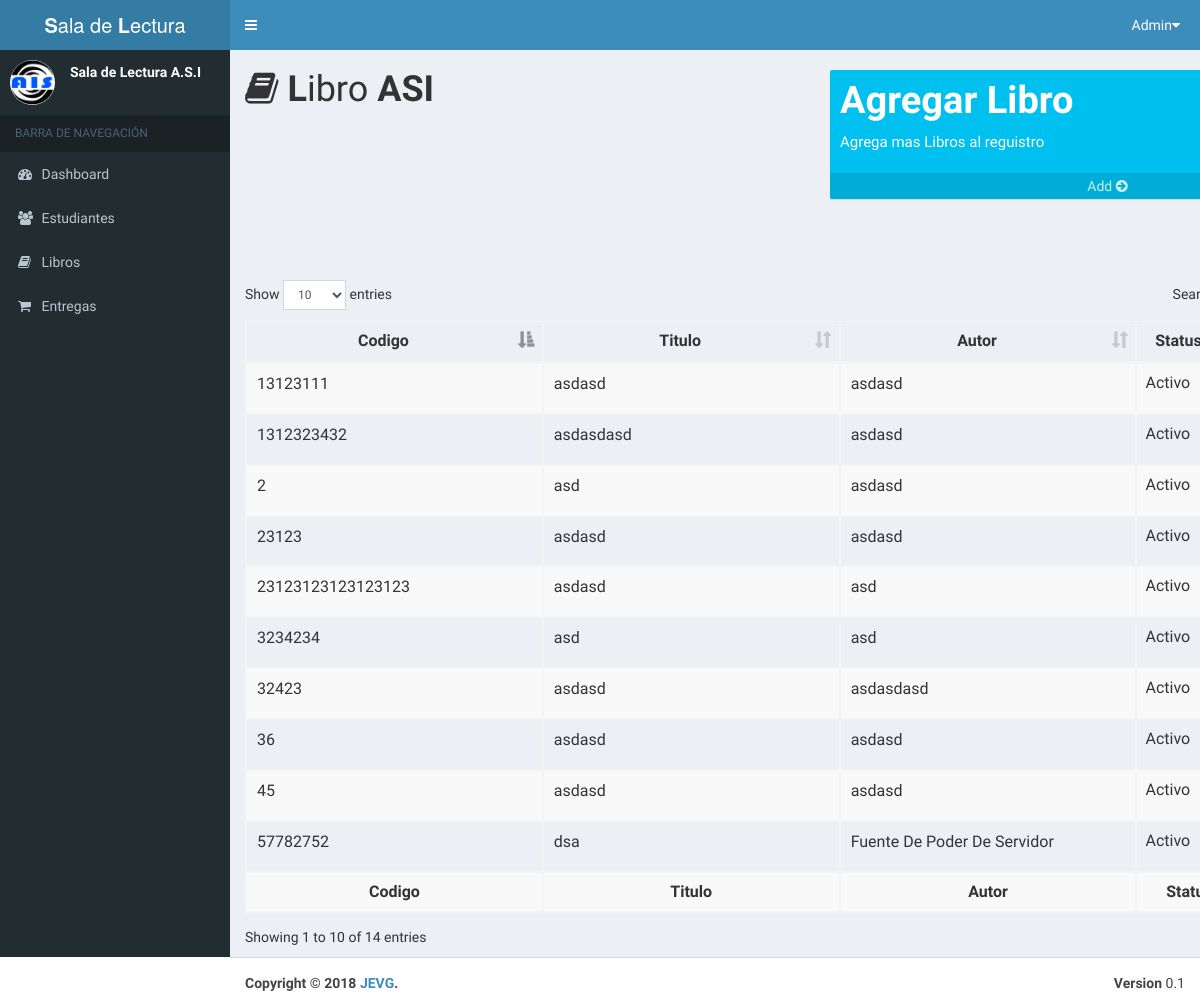
The page /Book/Index (signed in) on the database its author committed.
### tables this page shows
CREATE TABLE IF NOT EXISTS `books` (
  `id` int(10) unsigned NOT NULL AUTO_INCREMENT,
  `code` varchar(50) NOT NULL,
  `autor` varchar(50) NOT NULL,
  `title` varchar(50) NOT NULL,
  `status` int(11) DEFAULT NULL,
  PRIMARY KEY (`id`),
  UNIQUE KEY `code` (`code`)
);

### libs/view.php (called while the page is built, shortened)
<?php
    class View{
        public function render($name){
            require_once 'views/'.$name.'.php';
        }
    }

### controllers/book.php (called while the page is built, shortened)
<?php
    class Book extends Controller{
        public function __construct(){
            $this->view->mensaje= '';
            $this->view->book= [];
            $this->view->estudent=[];
        }
        public function Index(){
            $book= $this->model->LoadBook();
            $estudent= $this->model->LoadEstudent();
            $this->view->book=$book;
            $this->view->estudent=$estudent;
            $this->view->render('book/index');
        }
    }

### index.php (called while the page is built, shortened)
<?php
   require_once 'libs/database.php';
   require_once 'libs/view.php';
   $app=new App();

### models/BookModel.php (called while the page is built, shortened)
<?php
    class BookModel extends Model{
        public function LoadBook(){
            $items=[];
            try{
                $query= $this->db->connect()->query('SELECT * FROM books');
                while($row = $query->fetch()){
                    $item=new TableBook();
                    $item->id=$row['id'];
                    $item->code=$row['code'];
                    $item->autor=$row['autor'];
                    $item->title=$row['title'];
                    $item->status=$row['status'];
                    array_push($items, $item);
                }
                return $items;
            }catch(PDOException $e){
                return [];
            }
        }
    }

### libs/database.php (called while the page is built)
<?php
    class Database{
        private $host;
        private $user;
        private $pass;
        private $db;
        private $charset;
        public function __construct(){
            $this->host=constant('HOST');
            $this->db=constant('DB');
            $this->user=constant('USER');
            $this->pass=constant('PASSWORD');
            $this->charset=constant('CHARSET');
        }
        function connect(){
            try{
                $connection="mysql:host=". $this->host .";dbname=". $this->db .";charset=". $this->charset;
                $options=[
                    PDO::ATTR_ERRMODE            => PDO::ERRMODE_EXCEPTION,
                    PDO::ATTR_EMULATE_PREPARES   => false
                ];
                $pdo=new PDO($connection, $this->user, $this->pass, $options);
                return $pdo;
            }catch(PDOExection $e){
                print_r('Error de coneción:'.$e->getMenssage());
            }
        }
    }

### views/book/index.php (the view, shortened to what this page needs)
<?php require 'views/layouts/newTemplate.php'; ?>
<?php include 'views/modales/add.book.php'; ?>
<main>
<div class='container'>
        <div class="row">
            <div class='col-xs-6 col-lg-6 col-md-6'>
                <h1 class='app-sub-titulo'> <i class='fa fa-book'></i> <b>L</b>ibro <b>ASI</b></h1>
            </div>
            <div class="col-xs-6 col-lg-6 col-md-6" style='margin-top:2rem'>
                <div class="small-box bg-aqua">
                    <div class="inner">
                        <h3>Agregar Libro</h3>
                        <p>Agrega mas Libros al reguistro</p>
                    </div>
                    <a href="#" data-toggle="modal" data-target="#modalAddBooks" class="small-box-footer">Add <i class="fa fa-arrow-circle-right"></i></a>
                </div>
            </div>
        </div><hr><br>
            <div class="container">
                <div class="row">
                    <table id="Book" class="table table-striped table-bordered table-hover dataTable" role='grid'>
                        <thead>
                            <tr id='app-tr'>
                                <th class="text-center">Codigo</th>
                                <th class="text-center">Titulo</th>
                                <th class="text-center">Autor</th>
                                <th class="text-center">Status</th>
                            </tr>
                        </thead>
                        <tbody>
                        <?php foreach ($this->book as $row) {
                            $book=$row;
                            if ($book->status == 1) {
                            ?>
                            <form action="#" methods='POST'>
                            <tr id='tr<?php echo $book->id?>'>
                                <td>
                                    <input type="number" disabled id='Pcode<?php echo $book->id?>' value='<?php echo $book->code; ?>' style='border:none;background:none'>
                                </td>
                                <td>
                                    <input type="text" disabled id='Pautor<?php echo $book->id?>' value='<?php echo $book->autor; ?>' style='border:none;background:none'>
                                </td>
                                <td>
                                    <input type="text" disabled id='Ptitle<?php echo $book->id?>' value='<?php echo $book->title; ?>' style='border:none;background:none'>
                                </td>
                                <td>
                                   <p> <?php if($book->status==1){echo 'Activo';} ?> </p>
                                </td>
                                </form>
                        <?php } }?>
                        </tbody>
                            <tr>
                                <th class="text-center">Codigo</th>
                                <th class="text-center">Titulo</th>
                                <th class="text-center">Autor</th>
                                <th class="text-center">Status</th>
                            </tr>
                    </table>
                </div>
            </div>
        </div>
    </div>

### public/css/main.css (style rules this page uses)
:root { --color-aqua:#6A55FF; --color-aqua-light:#27D4ED; --color-blue:#008FFF; --color-blue-dark:#279DFF; --color-gray:#cccccc; --color-green:#19a7ca77; --color-white:white; --color-black:rgba(0, 0, 0, .9); --color-red:#ff1100b6; }
.bg-aqua { background:var(--color-aqua); }
input[type=number] { moz-appearance:textfield; }

### rows shown on the page
books: code "23123", autor "asdasd", title "asdasd", status "Activo"
books: code "32423", autor "asdasd", title "asdasdasd", status "Activo"
books: code "1312323432", autor "asdasdasd", title "asdasd", status "Activo"
books: code "23123123123123123", autor "asdasd", title "asd", status "Activo"
books: code "2", autor "asd", title "asdasd", status "Activo"
books: code "3234234", autor "asd", title "asd", status "Activo"
books: code "45", autor "asdasd", title "asdasd", status "Activo"
books: code "36", autor "asdasd", title "asdasd", status "Activo"
books: code "57782752", autor "dsa", title "Fuente De Poder De Servidor", status "Activo"
books: code "13123111", autor "asdasd", title "asdasd", status "Activo"
